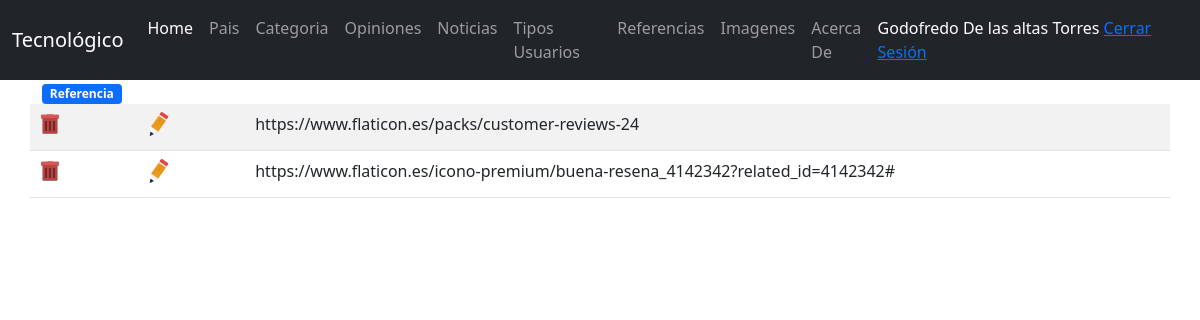
The page /admin/referencia.php (signed in) on the database its author committed.
### tables this page shows
CREATE TABLE `referencia` (
  `IdReferencia` int(11) NOT NULL,
  `Url` text NOT NULL
);

### class/classBD.php (called while the page is built, shortened)
<?php
class BaseDatos
{ var $conexion;
    function conexion()
    { $this->conexion=mysqli_connect("localhost", "noticias", '1234','noticias');
    }
    function consulta($query)
    { $this->conexion();
        $bloque=mysqli_query($this->conexion,$query);
        return $bloque;
    }
    function obteArreglo($query){
        $bloque=$this->consulta($query);
        $datos=array();
        foreach ($bloque as $renglon){
            array_push($datos, $renglon);
        }
            return $datos;
    }
}
?>

### class/classReferencia.php (the view, shortened to what this page needs)
<?php
include "ClassBD.php";
class Referencia extends BaseDatos{
	function __construct($accion)
	{
		echo $this->procesa($accion);
	}
	function procesa($accion)
	{
		$resultado ="";
		switch ($accion) {
			case 'list':
				$tmp = $this->obteArreglo("SELECT * FROM Referencia;");
				$resultado.='
				<div class="container">
					<div class="row">
						<div class="col-12">
							<span class="badge bg-primary">Referencia</span>
						</div>
					</div>
					<div class="row">
						<table class="table table-hover table-striped"';
							foreach ($tmp as $registro) {
								$resultado .='<tr>';
								$resultado .='<td class="col-md-1">'.$this->crearIcono("delete",$registro['IdReferencia'],"borrar.png").'<td>';
								$resultado .='<td class="col-md-1">'.$this->crearIcono("formEdit",$registro['IdReferencia'],"editar.png").'<td>';
								$resultado .='<td class="col-md-10">'.$registro['Url'].'</td>';
								$resultado .='</tr>';
							}
							$resultado .='</table></div> </div></div>';
				break;
		}
		return $resultado;
	}
	function crearIcono($acc,$reg,$imag)
	{
		$html='<form method="post">
		<input type="hidden" name="accion" value="'.$acc.'" />
		<input type="hidden" name="Id" value="'.$reg.'" />
		<input type="image" src="../images/'.$imag.'" />
		</form>';
		return $html;
	}
}
$oReferencia = new Referencia(isset($_REQUEST['accion'])?$_REQUEST['accion']:'list');
?>

### rows shown on the page
referencia: Url "https://www.flaticon.es/packs/customer-reviews-24"
referencia: Url "https://www.flaticon.es/icono-premium/buena-resena_4142342?related_id=4142342#"

### other values the page prints
$_SESSION['Nombre'] "Godofredo De las altas Torres"
